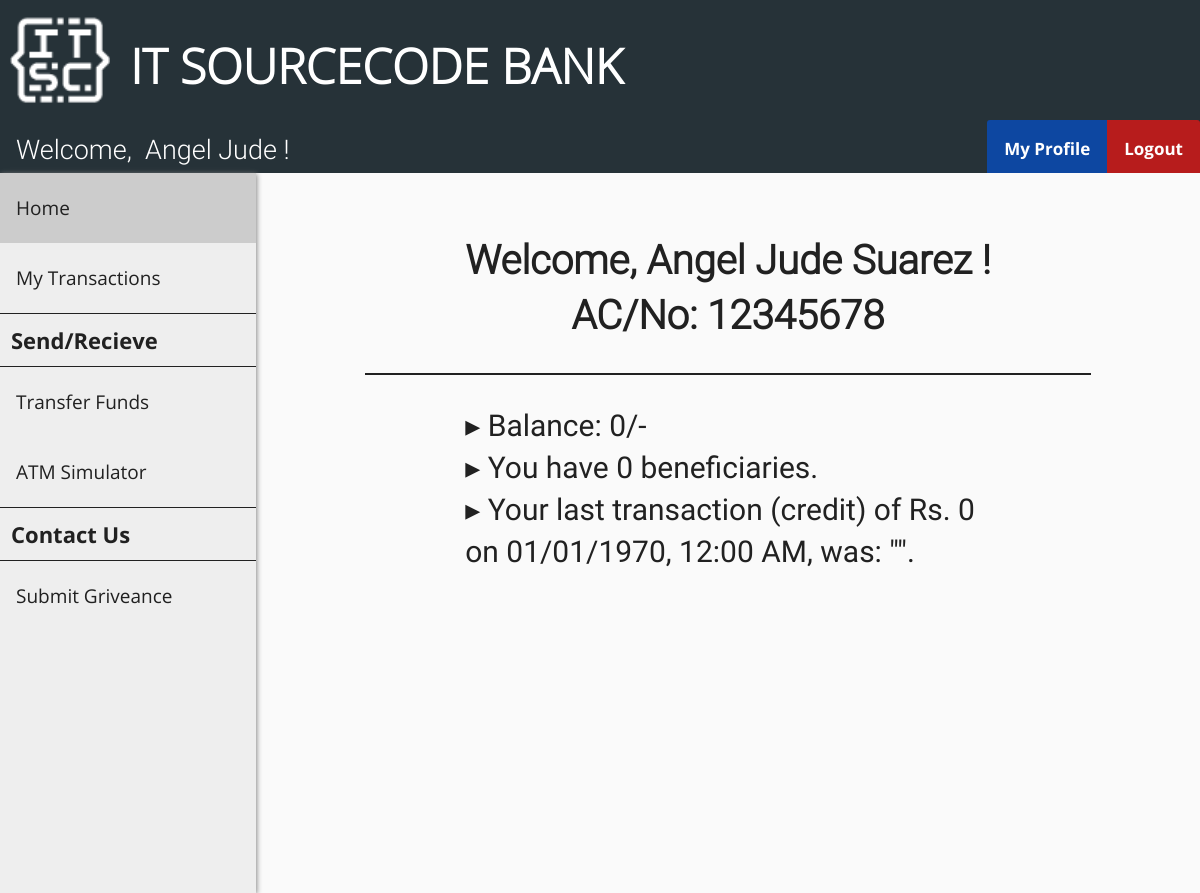
The app's page /net-banking/customer_home.php (signed in) with its own data.
### tables this page shows
CREATE TABLE `customer` (
  `cust_id` int(11) NOT NULL,
  `first_name` varchar(30) DEFAULT NULL,
  `last_name` varchar(30) DEFAULT NULL,
  `gender` varchar(10) DEFAULT NULL,
  `dob` date DEFAULT NULL,
  `aadhar_no` int(11) DEFAULT NULL,
  `email` varchar(30) DEFAULT NULL,
  `phone_no` varchar(20) DEFAULT NULL,
  `address` varchar(255) DEFAULT NULL,
  `branch` varchar(30) DEFAULT NULL,
  `account_no` int(11) DEFAULT NULL,
  `pin` int(4) DEFAULT NULL,
  `uname` varchar(30) DEFAULT NULL,
  `pwd` varchar(30) DEFAULT NULL
);

### net-banking/customer_home.php (the view, shortened to what this page needs)
<?php
    include "header.php";
    include "customer_navbar.php";
    include "customer_sidebar.php";
    $id = $_SESSION['loggedIn_cust_id'];
    $sql0 = "SELECT * FROM customer WHERE cust_id=".$id;
    $result0 = $conn->query($sql0);
    $row0 = $result0->fetch_assoc();
    $sql1 = "SELECT * FROM passbook".$id." WHERE trans_id=(
                    SELECT MAX(trans_id) FROM passbook".$id.")";
    $result1 = $conn->query($sql1);
    $row1 = $result1->fetch_assoc();
    if ($row1["debit"] == 0) {
        $transaction = $row1["credit"];
        $type = "credit";
    }
    else {
        $transaction = $row1["debit"];
        $type = "debit";
    }
    $time = strtotime($row1["trans_date"]);
    $sanitized_time = date("d/m/Y, g:i A", $time);
    $sql2 = "SELECT COUNT(*) FROM beneficiary".$id;
    $result2 = $conn->query($sql2);
    $row2 = $result2->fetch_assoc();
?>
<!DOCTYPE html>
<html>
<head>
    <link rel="stylesheet" href="admin_home_style.css">
</head>
<body>
    <div class="flex-container">
        <div class="flex-item">
            <h1 id="customer">
                Welcome, <?php echo $row0["first_name"] ?>&nbsp<?php echo $row0["last_name"] ?>&nbsp!
                <br>AC/No: <?php echo $row0["account_no"]; ?>
            </h1>
            <p id="customer">
                &#9656 Balance: <?php echo number_format($row1["balance"]); ?>/-
                <br>&#9656 You have <?php echo $row2["COUNT(*)"]; ?> beneficiaries.
                <br>&#9656 Your last transaction (<?php echo $type; ?>) of&nbspRs.&nbsp<?php
                echo number_format($transaction); ?><br>
                on <?php echo $sanitized_time; ?>, was: "<?php echo $row1["remarks"]; ?>".
            </p>
        </div>
    </div>
</body>
</html>
<?php include "easter_egg.php"; ?>

### net-banking/customer_navbar.php (shortened to what this page needs)
<?php
    include "connect.php";
    if (isset($_SESSION['loggedIn_cust_id'])) {
        $sql0 = "SELECT * FROM customer WHERE cust_id=".$_SESSION['loggedIn_cust_id'];
        $result = $conn->query($sql0);
        $row = $result->fetch_assoc();
    }
?>
<!DOCTYPE html>
<html>
<head>
    <link rel="stylesheet" href="user_navbar_style.css">
</head>
<body>
    <div class="nav-wrapper">
        <div class="topnav" id="theTopNav">
            <a id="user">Welcome, &nbsp<?php echo $row["first_name"]; ?> !</a>
            <a id="logout" href="./logout_action.php" onclick="return confirm('Are you sure?')">Logout</a>
            <a id="profile" href="./customer_profile.php">My Profile</a>
        </div>
    </div>
</body>
</html>

### net-banking/header_style.css (style rules this page uses)
body { margin: 0; padding: 0; background-color: #FAFAFA; }
h1 { font-family: OpenSans-Light; color: white; font-size: 3rem; line-height: 3rem; margin-top: calc((1.5rem - 2rem) + 2.5rem); margin-bottom: 1.5rem; }

### net-banking/user_navbar_style.css (style rules this page uses)
.nav-wrapper { height: 53px; background: #333; }
.nav-wrapper .topnav { background-color: #263238; overflow: hidden; height: 53px; }
.topnav a[id="user"] { float: left; display: block; color: white; text-align: center; padding: 14px 16px; text-decoration: none; font-size: 27px; font-family: Roboto-Light; }
.topnav a[id="profile"] { float: right; display: block; color: white; text-align: center; padding: 17px 17px; text-decoration: none; font-size: 17px; font-family: OpenSans-Bold; background-color: #0D47A1; border-top-left-radius: 3px; }
.topnav a[id="logout"] { float: right; display: block; color: white; text-align: center; padding: 17px 17px; text-decoration: none; font-size: 17px; font-family: OpenSans-Bold; background-color: #b71c1c; border-top-right-radius: 3px; }

### net-banking/admin_home_style.css (style rules this page uses)
.flex-container { display: -webkit-flex; display: flex; -webkit-flex-direction: column; flex-direction: column; margin-left: 256px; width: auto; height: auto; -webkit-flex-wrap: wrap; flex-wrap: wrap; }
.flex-item { width: auto; height: auto; margin: 10px; margin-left: auto; margin-right: auto; }
h1[id="customer"] { margin: 20px; line-height: normal; font-family: Roboto-Light; font-size: 40px; text-align: center; color: #212121; line-height: 55px; border-bottom: 2px solid #212121; padding: 30px 100px; }
p[id="customer"] { max-width: 600px; margin: 20px; font-size: 30px; font-family: Roboto-Regular; color: #212121; line-height: 42px; padding: 10px 100px; }

### records on screen
customer: first_name "Angel Jude", last_name "Suarez", account_no "12345678"

### other values on screen
$row1["balance"] "0"
$row2["COUNT(*)"] "0"
$type "credit"
$transaction "0"
$sanitized_time "01/01/1970, 12:00 AM"
